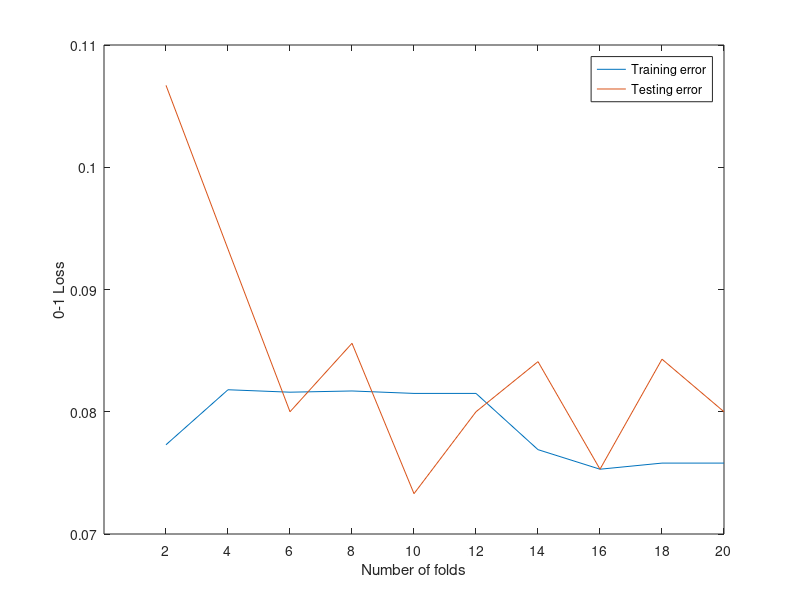

Here is the MATLAB script that generated this plot:
zolTr = [0.0773 0.0818 0.0816 0.0817 0.0815 0.0815 0.0769 0.0753 0.0758 0.0758];
zolTe = [0.1067 0.0933 0.0800 0.0856 0.0733 0.0800 0.0841 0.0753 0.0843 0.0800];

plot(zolTr);
hold on;
plot(zolTe);
legend('Training error', 'Testing error', 'Location', 'northeast');
xlabel('Number of folds');
ylabel('0-1 Loss');
set(gca,'XTick', 1:10, 'XTickLabel', [2 4 6 8 10 12 14 16 18 20])